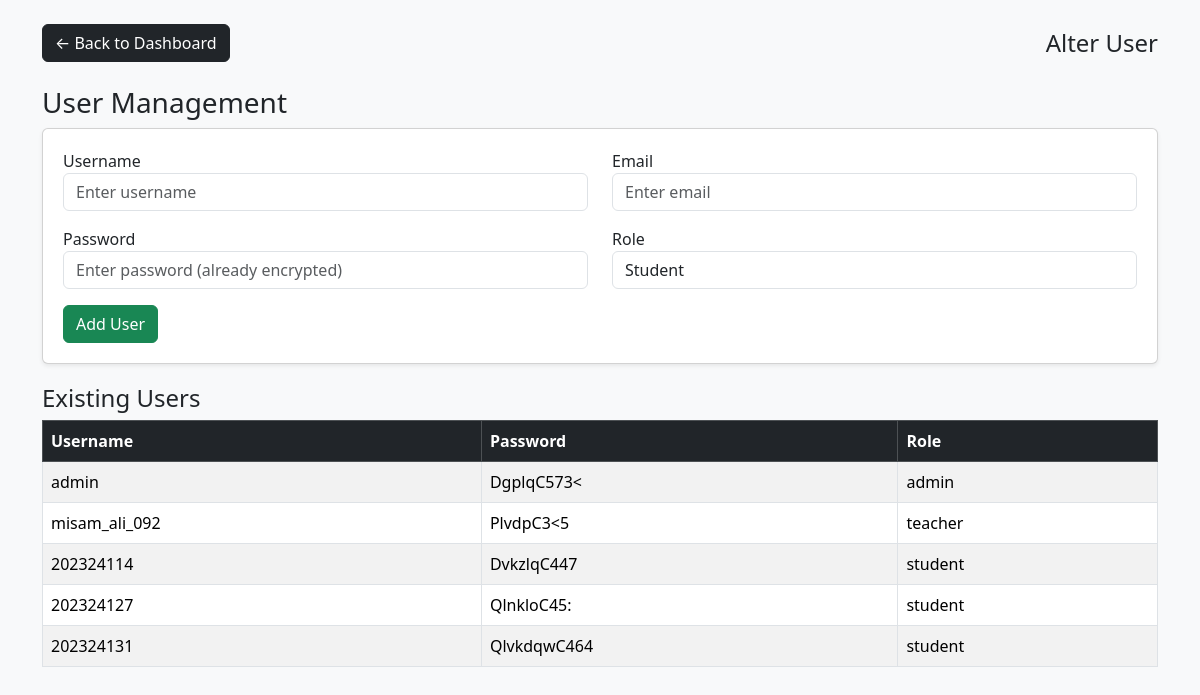
The page /MI/Admin/alter_user.php on the database as committed earlier.
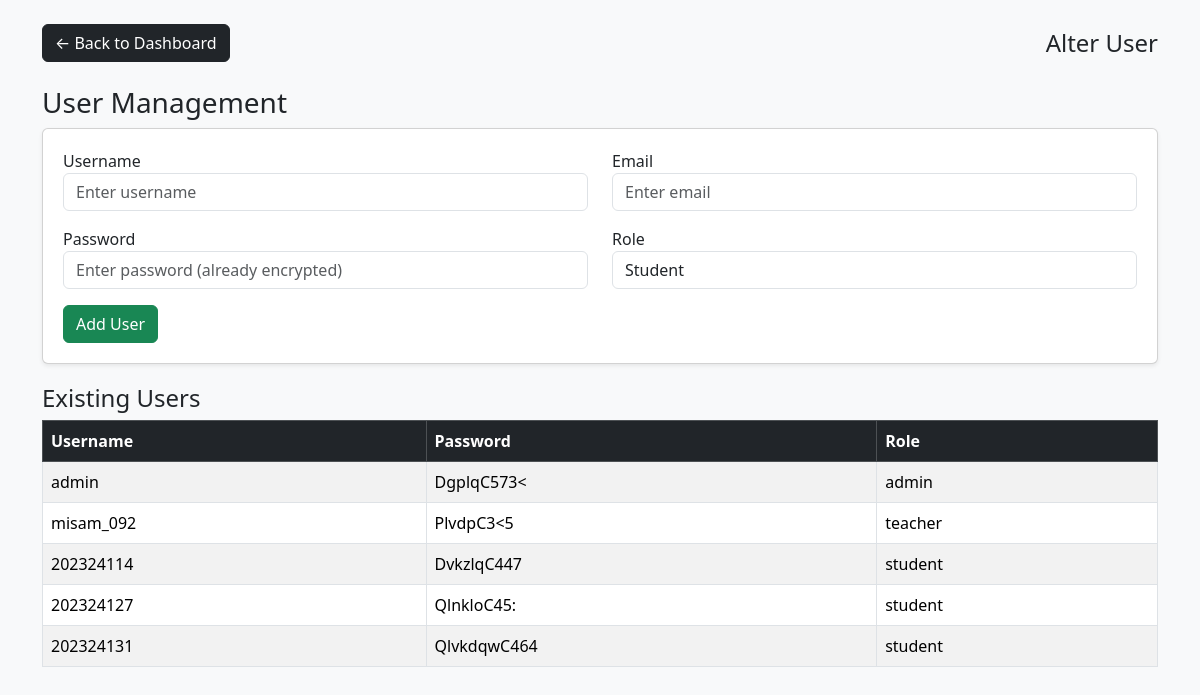
The same page on the database as committed later.
### tables this page shows
CREATE TABLE `users` (
  `username` varchar(100) NOT NULL,
  `password` varchar(255) NOT NULL,
  `role` enum('admin','teacher','student') NOT NULL
);

### MI/Admin/alter_user.php (the view, shortened to what this page needs)
<?php
require_once "../../includes/dbconnection.php";
$users = mysqli_query($conn, "SELECT * FROM users ORDER BY role");
?>
<!DOCTYPE html>
<html>
<head>
    <link rel="stylesheet" href="https://cdn.jsdelivr.net/npm/bootstrap@5.3.2/dist/css/bootstrap.min.css">
</head>
<body>
    <div class="container mt-4">
        <div class="d-flex justify-content-between align-items-center mb-4">
            <a href="admin_dash.php" class="btn btn-dark">&larr; Back to Dashboard</a>
            <h4 class="m-0">Alter User</h4>
        </div>
        <h3>User Management</h3>
        <div class="card shadow-sm">
            <form method="POST">
                <div class="row mb-3">
                    <div class="col">
                        <label>Username</label>
                        <input type="text" name="username" class="form-control" placeholder="Enter username" required>
                    </div>
                    <div class="col">
                        <label>Email</label>
                        <input type="email" name="email" class="form-control" placeholder="Enter email" required>
                    </div>
                </div>
                <div class="row mb-3">
                    <div class="col">
                        <label>Password</label>
                        <input type="text" name="password" class="form-control" placeholder="Enter password (already encrypted)" required>
                    </div>
                    <div class="col">
                        <label>Role</label>
                        <select name="role" class="form-control">
                            <option value="Student">Student</option>
                        </select>
                    </div>
                </div>
                <button type="submit" class="btn btn-success">Add User</button>
            </form>
        </div>
        <h4>Existing Users</h4>
    <table class="table table-bordered table-striped">
        <thead class="table-dark">
            <tr>
                <th>Username</th>
                <th>Password</th>
                <th>Role</th>
            </tr>
        </thead>
        <tbody>
            <?php while ($row = mysqli_fetch_assoc($users)) { ?>
            <tr>
                <td><?= $row['username'] ?></td>
                <td><?php echo $row['password']; ?></td>
                <td><?= $row['role'] ?></td>
            </tr>
            <?php } ?>
        </tbody>
    </table>
    </div>
</body>
</html>

### MI/Admin/alter_user.php (style rules this page uses)
body { background-color: #f8f9fa; }
.card { padding: 20px; margin-bottom: 20px; }
table { background-color: white; }

Rows that differ between the two databases and show on the page:
removed users: username "misam_ali_092", password "PlvdpC3<5", role "teacher"
added users: username "misam_092", password "PlvdpC3<5", role "teacher"
